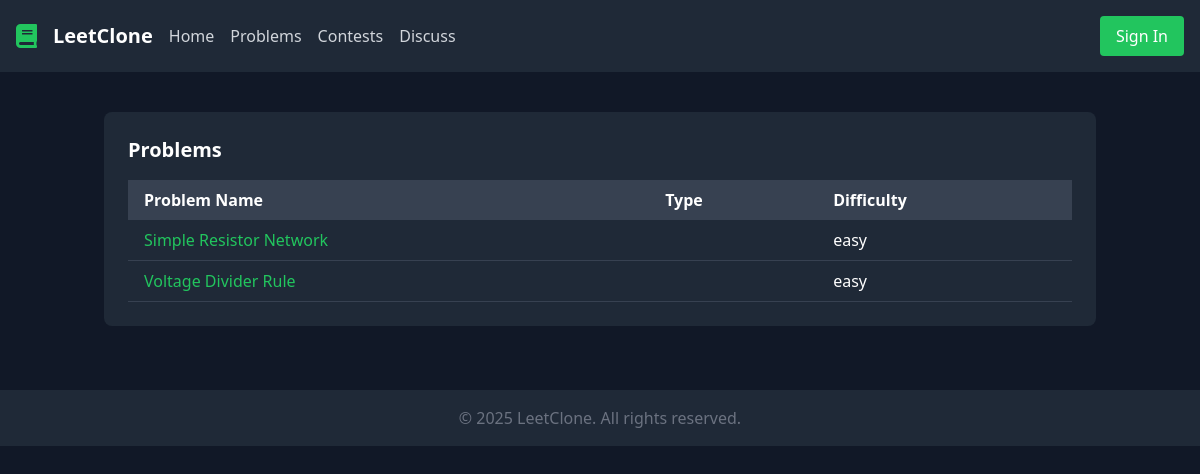
Page /problems/list/ on the committed database.
### problems/models.py (models this page shows, shortened)
class Problem(models.Model):
    title = models.CharField(max_length=200)
    description = models.TextField()
    DIFFICULTY_CHOICES = [
        ('easy', 'Easy'),
        ('medium', 'Medium'),
        ('hard', 'Hard'),
    ]
    difficulty = models.CharField(
        max_length=6,
        choices=DIFFICULTY_CHOICES,
        default='easy',
    )
    solutions = models.TextField(default='No solution provided')  # Keep one field for the solution
    option_a = models.CharField(max_length=255, default='Option A')
    option_b = models.CharField(max_length=255, default='Option B')
    option_c = models.CharField(max_length=255, default='Option C')
    option_d = models.CharField(max_length=255, default='Option D')
    correct_answer = models.CharField(
        max_length=1,
        choices=[('A', 'Option A'), ('B', 'Option B'), ('C', 'Option C'), ('D', 'Option D')],
        default='A'
    )
    class Meta:
        verbose_name = 'Problem'
        verbose_name_plural = 'Problems'

### problems/views.py (the view)
# urls.py: path('list/', problem_list, name='problem_list'),  # List all problems
def problem_list(request):
    problems = Problem.objects.all()
    return render(request, 'problem_list.html', {'problems': problems})

### templates/problem_list.html
{% extends 'base.html' %}
{% load static %}
{% block content %}
<div class="container mx-auto mt-10 px-4">
    <div class="w-full bg-gray-800 p-6 rounded-lg">
        <h2 class="text-xl font-bold mb-4">Problems</h2>
        <div class="overflow-x-auto">
            <table class="min-w-full bg-gray-800">
                <thead>
                    <tr>
                        <th class="py-2 px-4 bg-gray-700 text-left">Problem Name</th>
                        <th class="py-2 px-4 bg-gray-700 text-left">Type</th>
                        <th class="py-2 px-4 bg-gray-700 text-left">Difficulty</th>
                    </tr>
                </thead>
                <tbody>
                    {% for problem in problems %}
                    <tr class="border-b border-gray-700">
                        <td class="py-2 px-4">
                            <a href="{% url 'problem_detail' problem.id %}" class="text-green-500 hover:underline">
                                {{ problem.title }}
                            </a>
                        </td>
                        <td class="py-2 px-4">{{ problem.type }}</td>
                        <td class="py-2 px-4">{{ problem.difficulty }}</td>
                    </tr>
                    {% empty %}
                    <tr>
                        <td colspan="3" class="py-2 px-4 text-center text-gray-500">No problems available</td>
                    </tr>
                    {% endfor %}
                </tbody>
            </table>
        </div>
    </div>
</div>
{% endblock %}

### rows in the picture
Problem: title "Simple Resistor Network", difficulty "easy"
Problem: title "Voltage Divider Rule", difficulty "easy"
